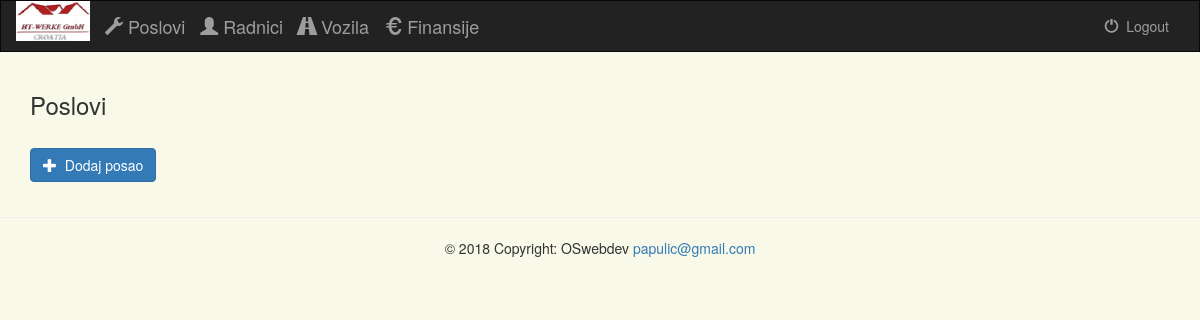
The page /administracija/ (signed in) on the database as committed earlier.
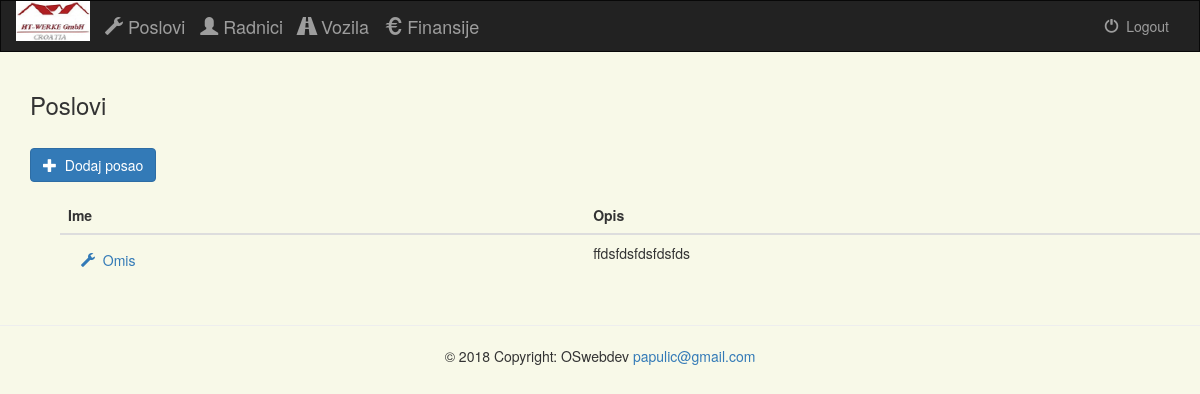
The same page on the database as committed later.
### projects/models.py (models this page shows, shortened)
class Poslovi(models.Model):
    ime = models.CharField(max_length=30)
    opis = models.CharField(max_length=100)
    dogovoreni_radni_sati = models.FloatField(default=0.0)
    class Meta:
        verbose_name_plural = "Poslovi"

### projects/views.py (the view)
def index(request):
    if not request.user.is_authenticated():
        return render(request, 'projects/login.html')
    else:
        poslovi = Poslovi.objects.all()
        radnici = Radnik.objects.all()
        return render(request, 'projects/index.html', {
            'poslovi': poslovi,
            'radnici': radnici
        })

### projects/templates/projects/index.html (shortened to what this page needs)
{% extends 'projects/base.html' %}
{% block content %}
{% load staticfiles %}
<div class="container">
    <h3>Poslovi</h3>
    {% if poslovi %}
    <div class="row">
        <div class="col-sm-12" style="padding-bottom: 15px;">
            <br>
            <a href="{% url 'projects:project-add' %}">
                <button type="button" class="btn btn-primary">
                    <span class="glyphicon glyphicon-plus"></span>&nbsp; Dodaj posao
                </button>
            </a>
        </div>
    </div>
    <div class="col-sm-12">
        <div class='container' id="table">
            <div class="table-div">
                <table class="table">
                    <thead>
                    <tr>
                        <th>Ime</th>
                        <th>Opis</th>
                    </tr>
                    </thead>
                    <tbody>
                    {% for posao in poslovi %}
                    <tr>
                        <td><a href="{% url 'projects:posao' posao.id %}"><button type="button" class="btn btn-link">
                                    <span class="glyphicon glyphicon-wrench"></span>&nbsp; {{ posao.ime }}
                                </button></a></td>
                        <td>{{ posao.opis }}</td>
                    </tr>
                    {% endfor %}
                    </tbody>
                </table>
            </div>
        </div>
    </div>
    {% else %}
    <div class="row">
        <div class="col-sm-12" style="padding-bottom: 15px;">
            <br>
            <a href="{% url 'projects:project-add' %}">
                <button type="button" class="btn btn-primary">
                    <span class="glyphicon glyphicon-plus"></span>&nbsp; Dodaj posao
                </button>
            </a>
        </div>
    </div>
    {% endif %}
</div>
{% endblock %}

Rows that differ between the two databases and show on the page:
added Poslovi: ime "Omis", opis "ffdsfdsfdsfdsfds"
Other text that changed with them:
text now shown: "Ime Opis"
